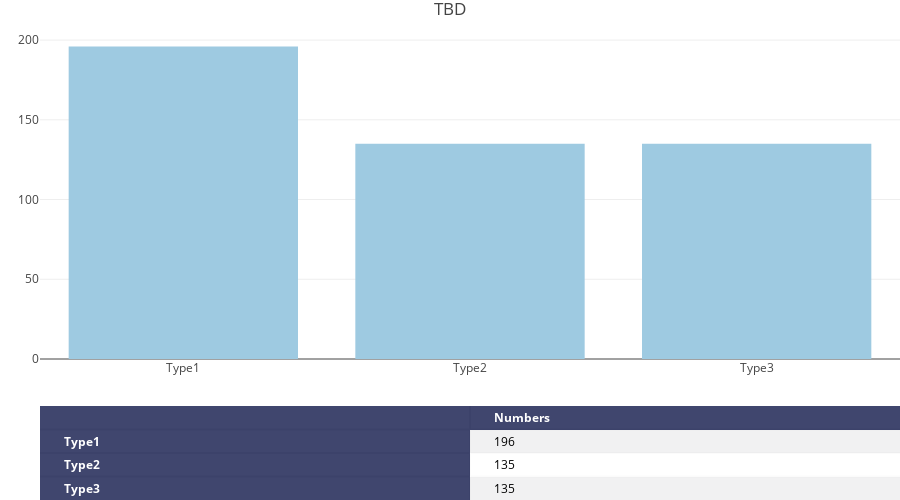

Notebook code for this chart:
### Code cell
iplot(figure)

### Figure 1 — Plotly figure (JSON) as saved in the notebook; plotly's stock layout.template omitted (floating-point values rounded to 4 significant figures)
{"data": [{"colorscale": [[0, "#00083e"], [0.5, "#ededee"], [1, "#ffffff"]], "hoverinfo": "none", "opacity": 0.75, "showscale": false, "type": "heatmap", "z": [[0, 0], [0, 0.5], [0, 1], [0, 0.5]]}, {"marker": {"color": "rgb(158,202,225)"}, "type": "bar", "x": ["Type1", "Type2", "Type3"], "xaxis": "x2", "y": [196, 135, 135], "yaxis": "y2"}], "layout": {"annotations": [{"align": "left", "font": {"color": "#ffffff"}, "showarrow": false, "text": "<b></b>", "x": -0.45, "xanchor": "left", "xref": "x1", "y": 0, "yref": "y1"}, {"align": "left", "font": {"color": "#ffffff"}, "showarrow": false, "text": "<b>Numbers</b>", "x": 0.55, "xanchor": "left", "xref": "x1", "y": 0, "yref": "y1"}, {"align": "left", "font": {"color": "#ffffff"}, "showarrow": false, "text": "<b>Type1</b>", "x": -0.45, "xanchor": "left", "xref": "x1", "y": 1, "yref": "y1"}, {"align": "left", "font": {"color": "#000000"}, "showarrow": false, "text": "196", "x": 0.55, "xanchor": "left", "xref": "x1", "y": 1, "yref": "y1"}, {"align": "left", "font": {"color": "#ffffff"}, "showarrow": false, "text": "<b>Type2</b>", "x": -0.45, "xanchor": "left", "xref": "x1", "y": 2, "yref": "y1"}, {"align": "left", "font": {"color": "#000000"}, "showarrow": false, "text": "135", "x": 0.55, "xanchor": "left", "xref": "x1", "y": 2, "yref": "y1"}, {"align": "left", "font": {"color": "#ffffff"}, "showarrow": false, "text": "<b>Type3</b>", "x": -0.45, "xanchor": "left", "xref": "x1", "y": 3, "yref": "y1"}, {"align": "left", "font": {"color": "#000000"}, "showarrow": false, "text": "135", "x": 0.55, "xanchor": "left", "xref": "x1", "y": 3, "yref": "y1"}], "height": 500, "margin": {"b": 0, "l": 40, "r": 0, "t": 30}, "title": "TBD", "xaxis": {"dtick": 1, "gridwidth": 2, "showticklabels": false, "tick0": -0.5, "ticks": "", "zeroline": false}, "xaxis2": {"anchor": "y2"}, "yaxis": {"autorange": "reversed", "domain": [0, 0.2], "dtick": 1, "gridwidth": 2, "showticklabels": false, "tick0": 0.5, "ticks": "", "zeroline": false}, "yaxis2": {"domain": [0.3, 1]}}}
